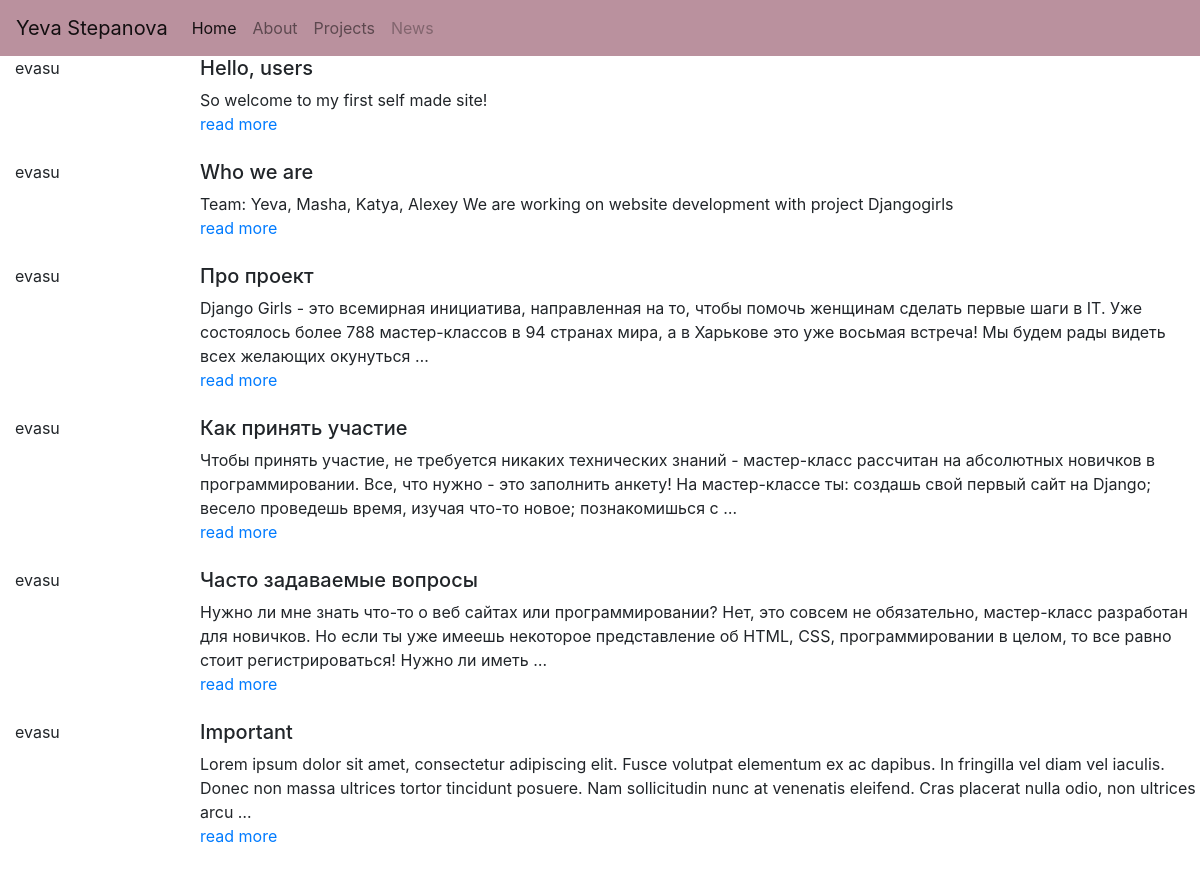
The page / on the database its author committed.
### my_blog/models.py (models this page shows, shortened)
class Post(models.Model):
      title=models.CharField(max_length=255)
      text=models.TextField()
      user=models.ForeignKey("auth.User", on_delete=models.CASCADE)
      created_att= models.DateTimeField(auto_now_add= True)

### my_blog/views.py (the view)
# urls.py: path("",IndexView.as_view()),
class IndexView(TemplateView):
    template_name="index.html"
    def get_context_data(self,**kwargs):
        context = super().get_context_data(**kwargs)
        context["posts"] = Post.objects.all()
        return context

### my_blog/templates/index.html
{%extends "base.html" %}
   {%block content%}
    {% for post in posts %}
        <div class="media">
  <div class=" col-md-2">{{post.user}}</div>
  <div class="media-body">
    <h5 class="mt-0">{{post.title}}</h5>
    {{post.text|truncatewords:40}}
      <br><a href="/post/{{post.id}}">
          read more
      </a>
  </div>
</div><br>
    {% endfor %}
{%endblock%}

### my_blog/templates/base.html (shortened to what this page needs)
<html>
    <head>
<link rel="stylesheet" href="https://stackpath.bootstrapcdn.com/bootstrap/4.3.1/css/bootstrap.min.css">
    </head>
    <body>
<nav class="navbar navbar-expand-lg navbar-light bg-light" style="background-color: #ba919e!important">
  <a class="navbar-brand" href="#">Yeva Stepanova</a>
  <div class="collapse navbar-collapse" id="navbarNavAltMarkup">
    <div class="navbar-nav">
      <a class="nav-item nav-link active" href="#">Home <span class="sr-only">(current)</span></a>
      <a class="nav-item nav-link" href="#">About</a>
      <a class="nav-item nav-link" href="#">Projects</a>
      <a class="nav-item nav-link disabled" href="#" tabindex="-1" aria-disabled="true">News</a>
    </div>
  </div>
</nav>
    {%block content%}
    {%endblock%}
    </body>
</html>

### rows shown on the page
Post: user "evasu", title "Hello, users", text "So welcome to my first self made site!"
Post: user "evasu", title "Who we are", text "Team: Yeva, Masha, Katya, Alexey We are working on website development with project Djangogirls"
Post: user "evasu", title "Про проект", text "Django Girls - это всемирная инициатива, направленная на то, чтобы помочь женщинам сделать первые шаги в IT. Уже состоялось более 788 мастер-классов в 94 странах мира, а в Харькове это уже восьмая встреча! Мы будем рады видеть всех желающих окунуться …"
Post: user "evasu", title "Как принять участие", text "Чтобы принять участие, не требуется никаких технических знаний - мастер-класс рассчитан на абсолютных новичков в программировании. Все, что нужно - это заполнить анкету! На мастер-классе ты: создашь свой первый сайт на Django; весело проведешь время, изучая что-то новое; познакомишься с …"
Post: user "evasu", title "Часто задаваемые вопросы", text "Нужно ли мне знать что-то о веб сайтах или программировании? Нет, это совсем не обязательно, мастер-класс разработан для новичков. Но если ты уже имеешь некоторое представление об HTML, CSS, программировании в целом, то все равно стоит регистрироваться! Нужно ли иметь …"
Post: user "evasu", title "Important", text "Lorem ipsum dolor sit amet, consectetur adipiscing elit. Fusce volutpat elementum ex ac dapibus. In fringilla vel diam vel iaculis. Donec non massa ultrices tortor tincidunt posuere. Nam sollicitudin nunc at venenatis eleifend. Cras placerat nulla odio, non ultrices arcu …"
